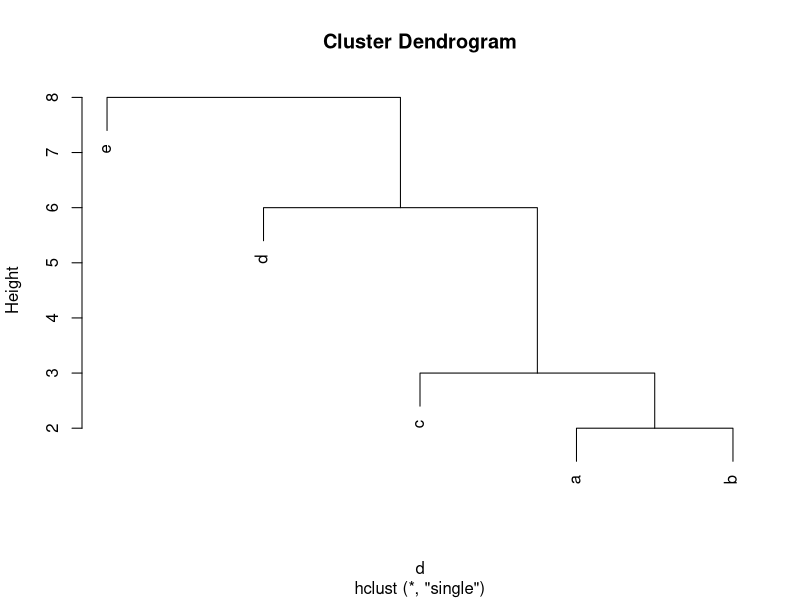
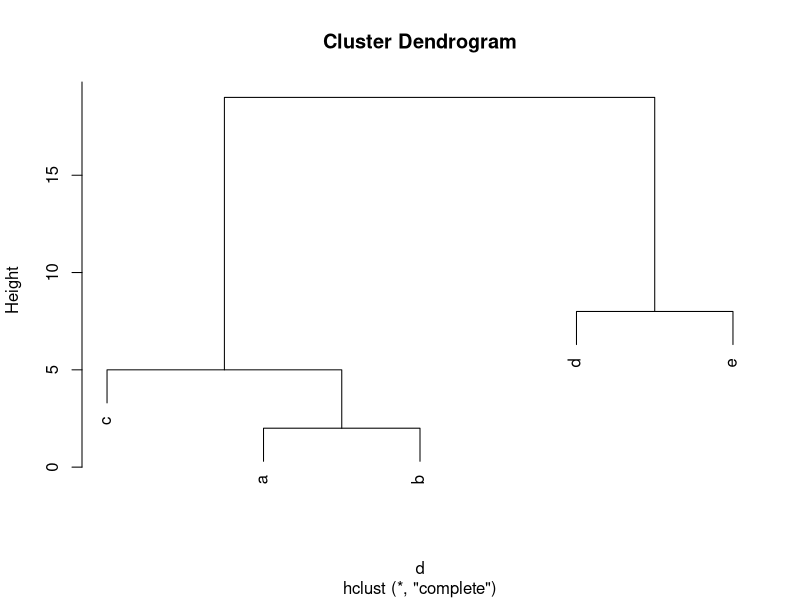
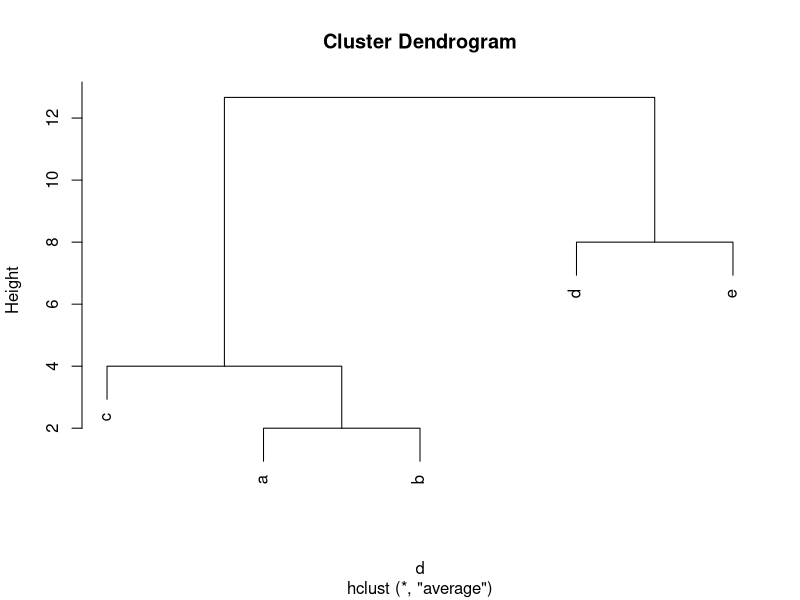
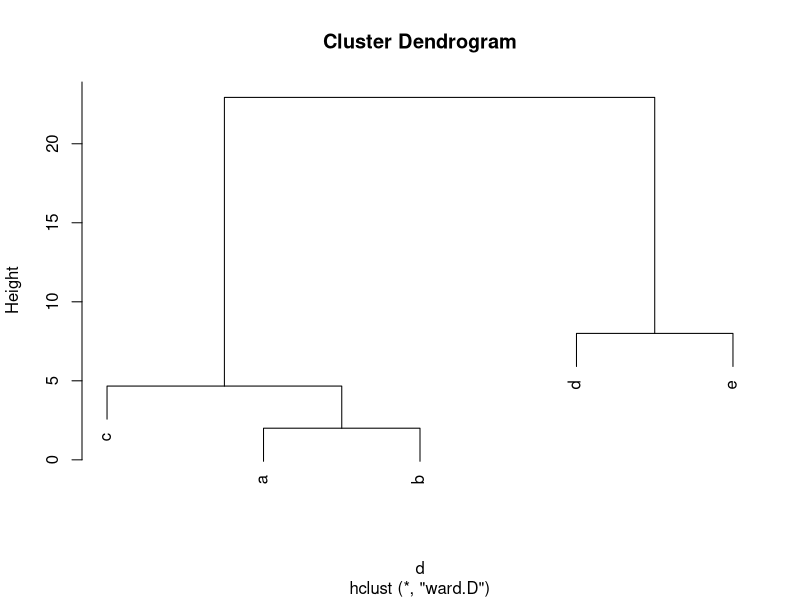
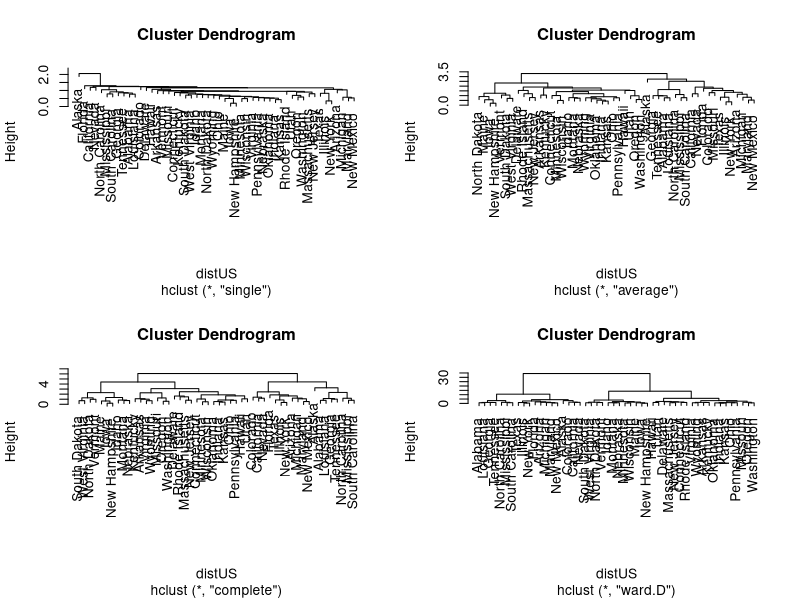
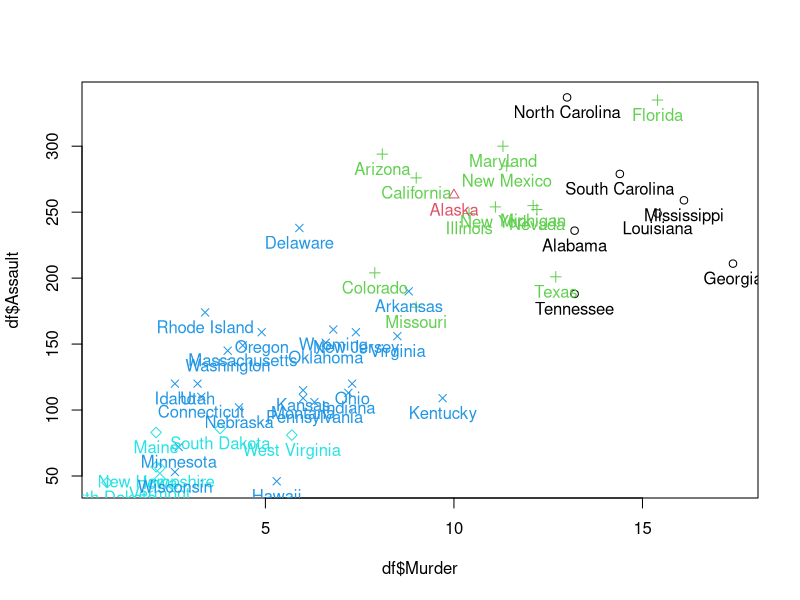
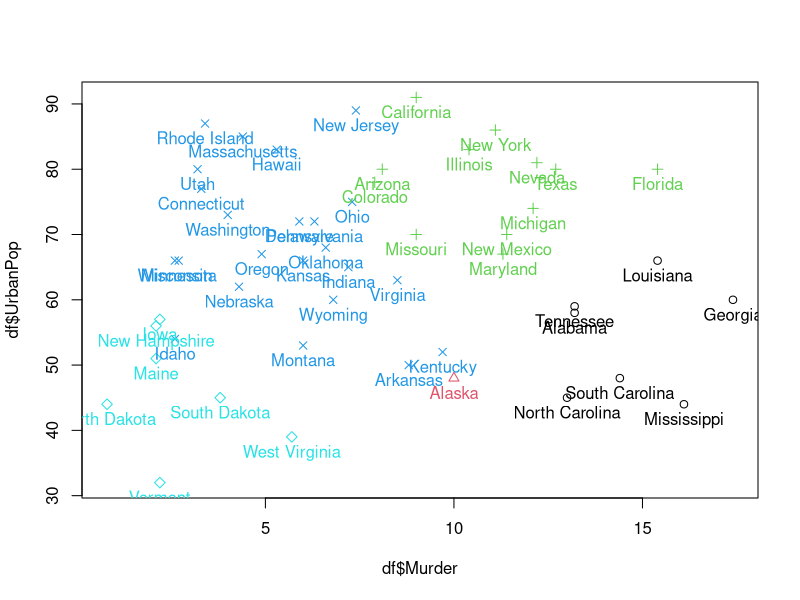
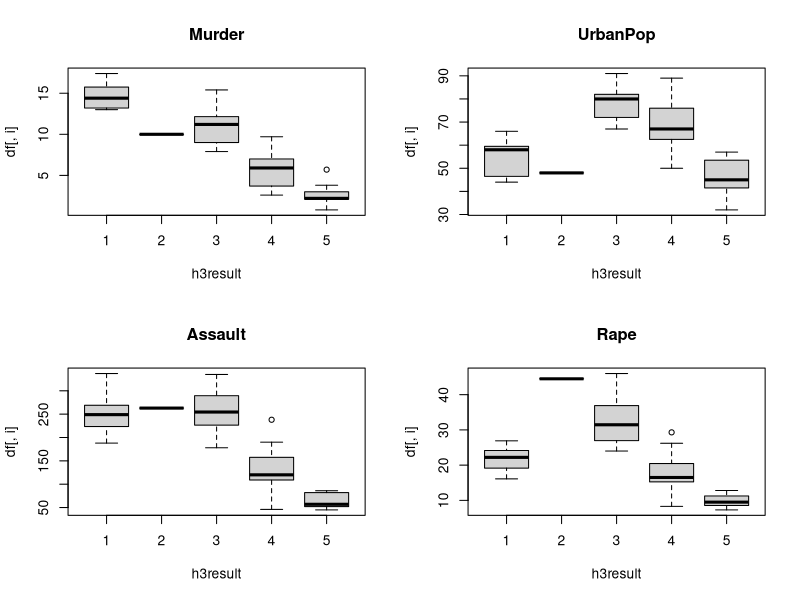

Write R code to recreate these figures, in order.
###############################################################
#
# 다변량 통계분석 4 - 군집분석 Cluster Analysis
#
###############################################################

df = USArrests
distUS = dist(scale(df))

dist(df, method = "manhattan") # "euclidean", "maximum", "manhattan", "canberra", "binary" or "minkowski"

mahalanobis(df, colMeans(df), cov(df))   # mahalanobis(x, center : 각 변수의 평균, cov : 공분산행렬)

# ------------------------------------------
# linkage methods

# single linkage (최단연결법)
x = data.frame(c(1,3,6,12,20))
rownames(x) = c("a","b","c","d","e")
d = dist(x)
hc = hclust(d, method = "single")
plot(hc)
hc$height

# complete linkage (최장연결법)
hc2 = hclust(d, method = "complete")
plot(hc2)

# average linkage (평균연결법)
hc3 = hclust(d, method = "average")
plot(hc3)

# ward method
hc4 = hclust(d, method = "ward.D")
plot(hc4)


# ------------------------------------------
# USArrests
par(mfcol=c(2,2))

hc = hclust(distUS, method = "single")
plot(hc)

hc2 = hclust(distUS, method = "complete")
plot(hc2)

hc3 = hclust(distUS, method = "average")
plot(hc3)

hc4 = hclust(distUS, method = "ward.D")
plot(hc4)

par(mfcol=c(1,1))



# ----------------------------------
# Cluster Plot

h3result = cutree(hc3, k=5) # k : 그룹의 갯수
plot(df$Murder, df$Assault, col=h3result, pch=h3result)
text(df$Murder, df$Assault, labels = rownames(df), col=h3result, pos = 1)

plot(df$Murder, df$UrbanPop, col=h3result, pch=h3result)
text(df$Murder, df$UrbanPop, labels = rownames(df), col=h3result, pos = 1)


df$cluster = h3result

par(mfcol=c(2,2))
# boxplot(df$Murder ~ df$cluster, xlab = "cluster", ylab = "Murder")
# boxplot(df$Rape ~ df$cluster, xlab = "cluster", ylab = "Rape")
# boxplot(df$UrbanPop ~ df$cluster, xlab = "cluster", ylab = "UrbanPop")
# boxplot(df$Assault ~ df$cluster, xlab = "cluster", ylab = "Assault")

for (i in 1:4) {
    boxplot(df[,i] ~ h3result, main = names(df)[i])
}
par(mfcol=c(1,1))


library(psych)
describe(df)
describeBy(df, group = h3result)


# ----------------------------------
# 비계층적 군집분석 : K-means Clustring

